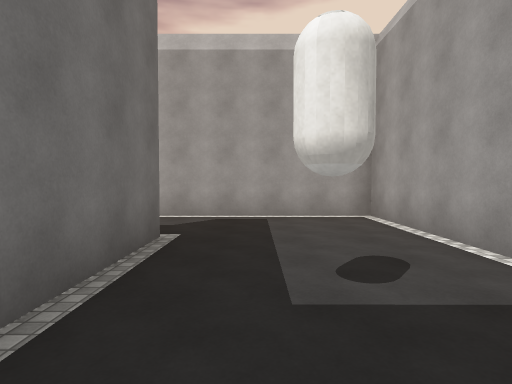
[1] (above)

20 first-person views from a walk through a scene from a Unity 3-D project. The camera is 1.5 m above the floor, tilts 2° down and sees 80° across. The floor is counted in squares, 2 m on a side. Each view is taken from the middle of a square. On the plan, view 1 faces up. The plan holds only what a view shows up to about 10 squares ahead; the rest is blank. The place goes on beyond the plan. The player character is not drawn. Some animated figures are not drawn. Some surface patterns are stand-ins.

[2]
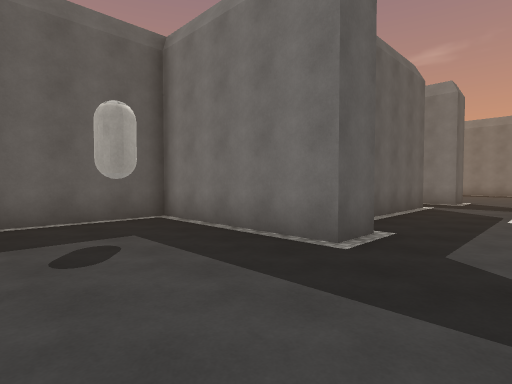

[3]
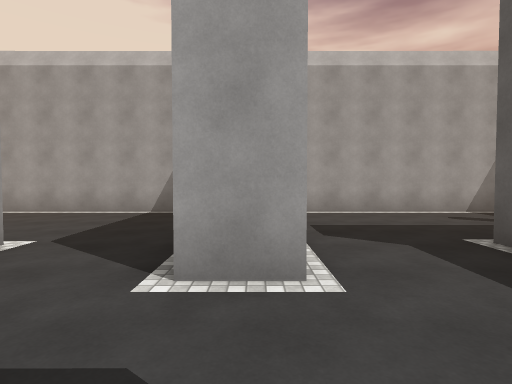

[4]
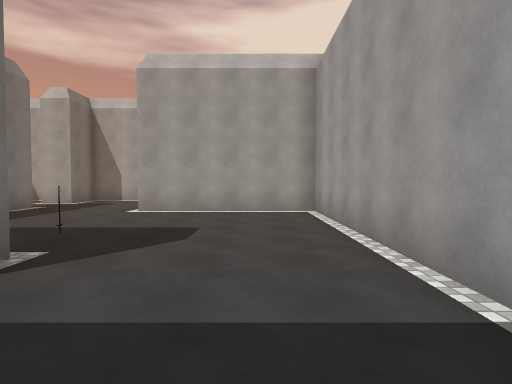

[5]
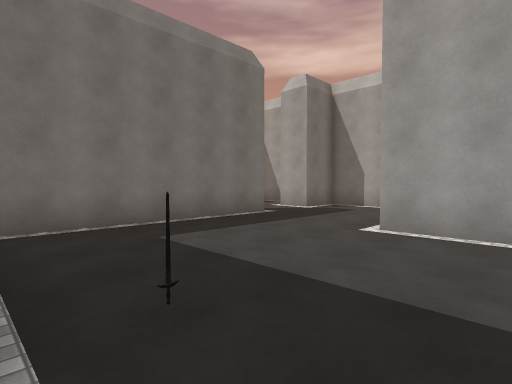

[6]
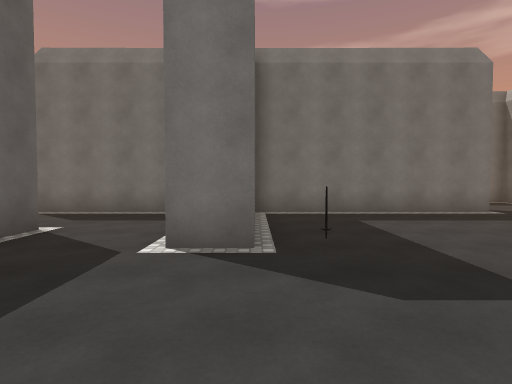

[7]
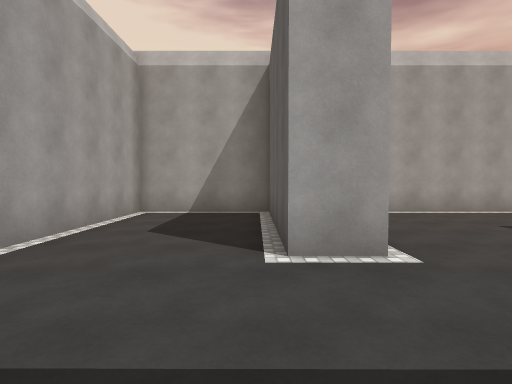

[8]
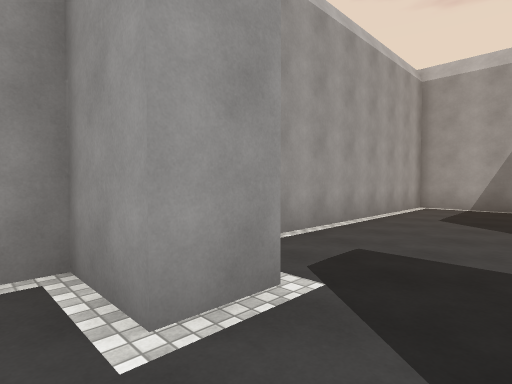

[9]
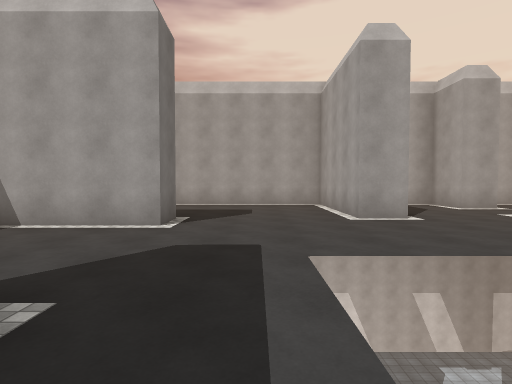

[10]
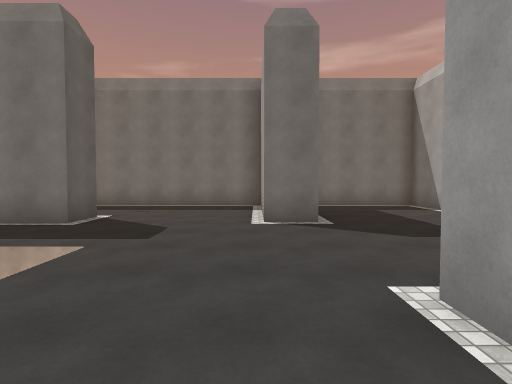

[11]
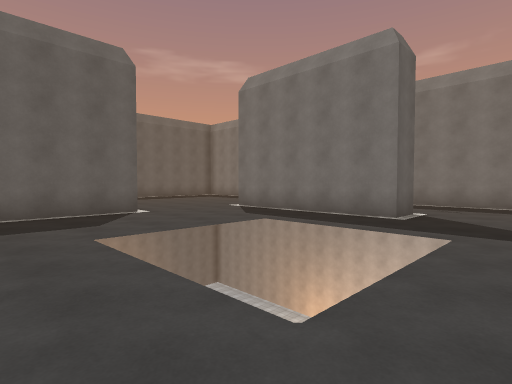

[12]
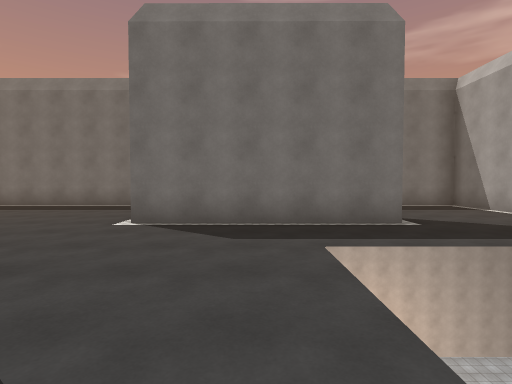

[13]
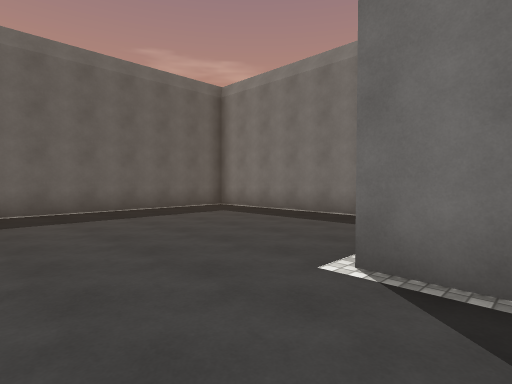

[14]
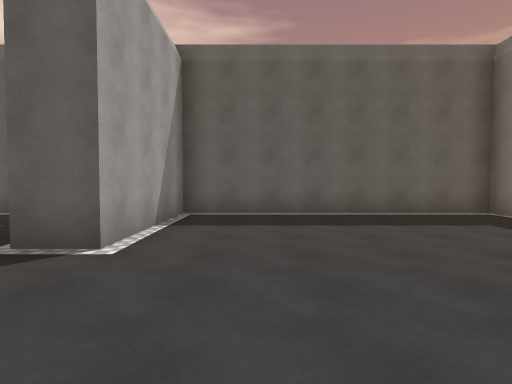

[15]
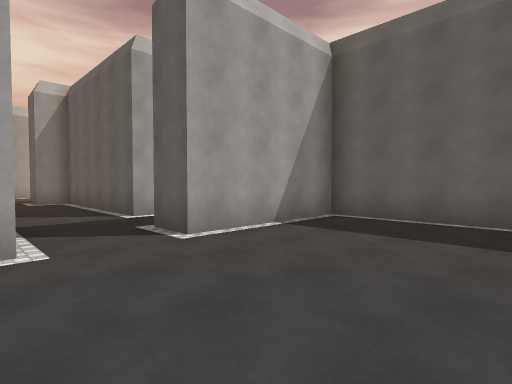

[16]
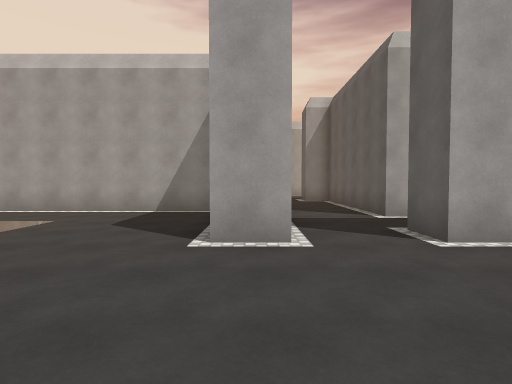

[17]
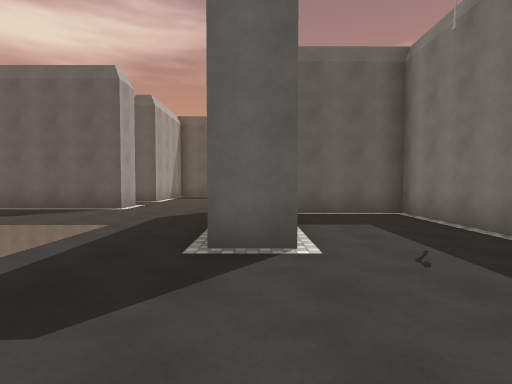

[18]
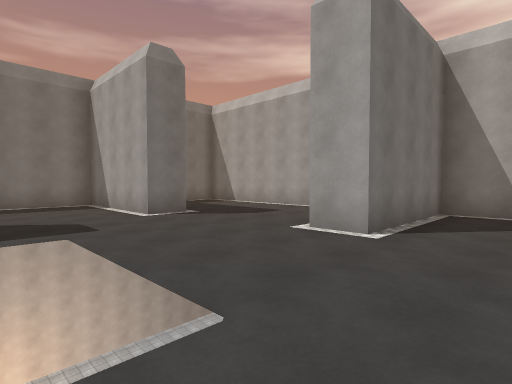

[19]
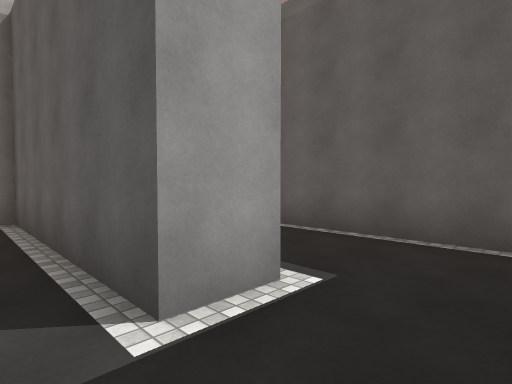

[20]
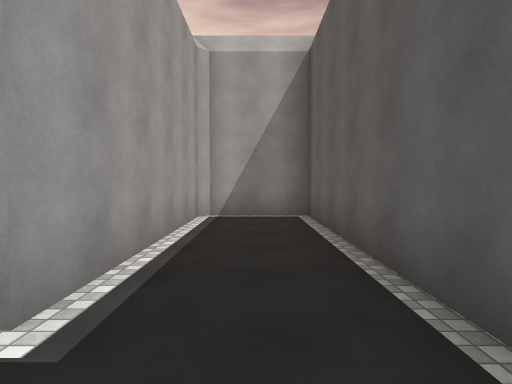

### Floor plan
Key: @ floor where view 1 was taken; # wall or solid block; . floor; = window, fence, low wall or low ledge; ^ raised ledge; v drop or lower ground; S sword.
Columns run from 18 left of view 1 to 3 right of it. Each row starts with its distance up from view 1.
 20 ^^^^^^^^^^^^^^^^^^^^^^
 19 ^.......#=..^........^
 18 ^.......#=...........^
 17 ^.......#=...........^
 16  ^^^=.......^....^^^^^
 15 ^...........^........^
 14 ^...........^........^
 13 ^......vvv..^........^
 12 ^......v  ..^....S...^
 11 ^...^..v  ..^#===....^
 10 ^...^..vvv..^  ##....^
  9 ^...^.......^........^
  8 ^...^.......^.......
  7  ^^^#.......^...^^^^^^
  6   ......#^^^^........^
  5 ^....................^
  4 ^...............#....^
  3 ^.......#..^^^^^^....^
  2 ^.......#.......^....^
  1 ^.......#.......^....^
  0 ^.......#.......^.@.
 -1  ^^^^^^^ ^^^^^^^ ^^^

Positions as (right, up) in squares from view 1, and headings:
1: (0, 0), facing up
2: (2, 6), facing down-left
3: (-5, 7), facing right
4: (1, 8), facing up
5: (0, 11), facing up-left
6: (2, 11), facing left
7: (-5, 17), facing right
8: (-7, 17), facing up-right
9: (-12, 10), facing up
10: (-8, 15), facing left
11: (-7, 14), facing down-left
12: (-8, 9), facing left
13: (-11, 8), facing down-left
14: (-12, 7), facing down
15: (-14, 6), facing down-right
16: (-14, 6), facing right
17: (-14, 15), facing down
18: (-7, 12), facing up-left
19: (-9, 4), facing down-right
20: (-9, 1), facing right
